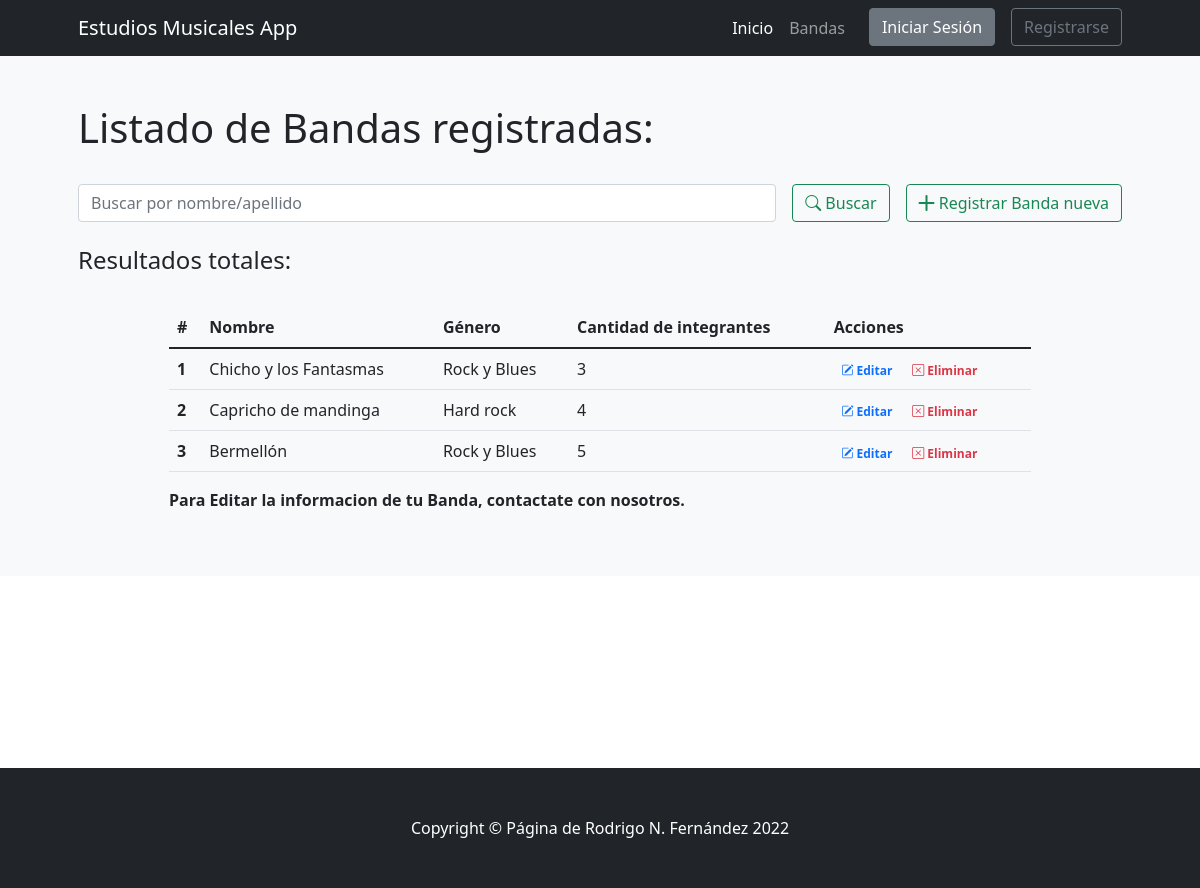
The app's page /bandas/, older data.
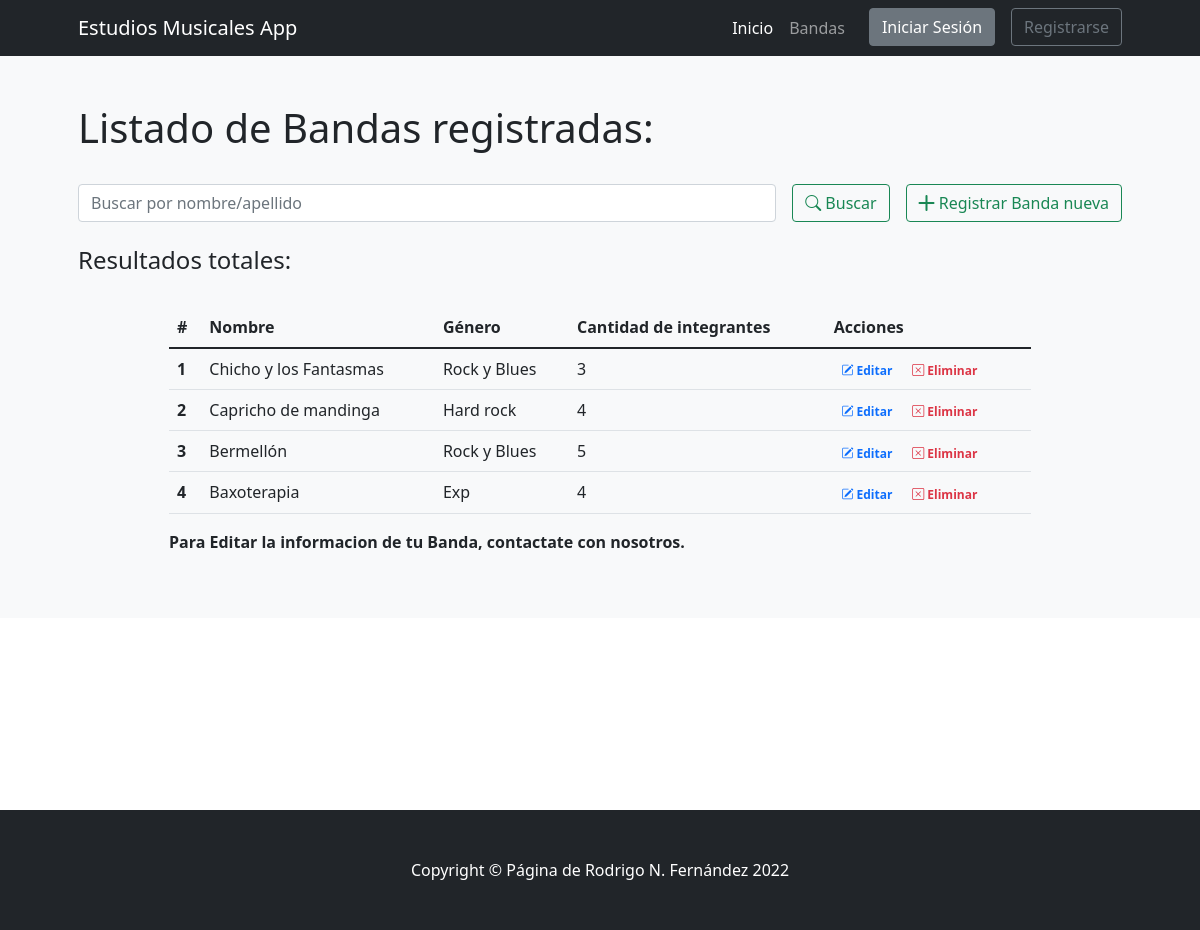
The same page, newer data.
### ProyectoCoderApp/models.py (models this page shows)
class Bandas(models.Model):
    nombre = models.CharField(max_length=30) # Texto
    genero = models.CharField(max_length=30) # Texto
    cantidad_integrantes = models.IntegerField() # Email - Opcional
    class Meta:
        verbose_name_plural="Bandas"

### ProyectoCoderApp/views.py (the view)
# urls.py: path('bandas/', bandas, name="bandas"),
def bandas(request):
    if request.method == "POST":
        search = request.POST["search"]
        if search != "":
            bandas = Bandas.objects.filter( Q(nombre__icontains=search) | Q(genero__icontains=search) ).values()
            return render(request,"ProyectoCoderApp/bandas.html",{"bandas":bandas, "search":True, "busqueda":search})
    bandas = Bandas.objects.all()
    return render(request,"ProyectoCoderApp/bandas.html",{"bandas":bandas})

### ProyectoCoderApp/templates/ProyectoCoderApp/bandas.html (shortened to what this page needs)
{% extends 'ProyectoCoderApp/base.html' %}
{% load static %}
{% block contenidoPagina %}
<section class="bg-light py-5">
    <div class="container px-5">
        <h1>Listado de Bandas registradas:</h1>
        <br>
        <div class="row gx-5 justify-content-center">
            <div class="col-lg-12">
                <form class="d-flex my-2 my-lg-0" action="" method="post">
                    <input class="flex-grow-0 form-control mr-sm-2" type="search" name="search" placeholder="Buscar por nombre/apellido" aria-label="Search">
                    <button class="btn btn-outline-success text-nowrap ms-3 my-2 my-sm-0" type="submit"> <i class="bi bi-search"></i> Buscar</button>
                    <a class="btn btn-outline-success text-nowrap ms-3 my-2 my-sm-0" href="{% url 'crear_banda' %}"> <i class="bi bi-plus-lg"></i> Registrar Banda nueva</a>
                </form>
            </div>
        </div>
        <br>
        <h4>Resultados
            {% if search %}
                para "{{busqueda}}":
            {% else %}
                totales:
            {% endif %}
        </h4>
        <br>
        <div class="row gx-5 justify-content-center">
            <div class="col-lg-10 table-responsive">
                <table class="table table-theme">
                    <thead>
                        <tr>
                            <th scope="col">#</th>
                            <th scope="col">Nombre</th>
                            <th scope="col">Género</th>
                            <th scope="col">Cantidad de integrantes</th>
                            <th scope="col">Acciones</th>
                        </tr>
                    </thead>
                    <tbody>
                        {% for banda in bandas %}
                            <tr>
                                <th scope="row">{{forloop.counter}}</th>
                                <td>{{banda.nombre}}</td>
                                <td>{{banda.genero}}</td>
                                <td>{{banda.cantidad_integrantes}}</td>
                                <td>
                                    <a href="{% url 'editar_banda' banda.id %}" class="text-primary badge badge-primary text-decoration-none"> <i class="bi bi-pencil-square"></i> Editar</a>
                                    <a href="{% url 'eliminar_banda' banda.id %}" class="text-danger badge badge-danger text-decoration-none"> <i class="bi bi-x-square"></i> Eliminar</a>
                                </td>
                            </tr>
                        {% endfor %}
                    </tbody>
                </table>
                <b>
                    <p>Para Editar la informacion de tu Banda, contactate con nosotros.</p>
                </b>
            </div>
        </div>
    </div>
</section>
{% endblock %}

### ProyectoCoderApp/templates/ProyectoCoderApp/base.html (shortened to what this page needs)
{% load static %}
<!DOCTYPE html>
<html lang="es">
    <head>
        <link href="https://cdn.jsdelivr.net/npm/bootstrap-icons@1.4.1/font/bootstrap-icons.css" rel="stylesheet" />
        <link href="{% static 'css/styles.css' %}" rel="stylesheet" />
    </head>
    <body>
        <nav class="navbar navbar-expand-lg navbar-dark bg-dark">
            <div class="container px-5" >
                <a class="navbar-brand" href="{% url 'index' %}">Estudios Musicales App</a>
                <div class="collapse navbar-collapse" id="navbarSupportedContent">
                    <ul class="navbar-nav ms-auto mb-2 mb-lg-0">
                        <li class="nav-item"><a class="nav-link active" aria-current="page" href="{% url 'index' %}">Inicio</a></li>
                        <li class="nav-item"><a class="nav-link" href="{% url 'bandas' %}">Bandas</a></li>
                        {% if user.is_authenticated %}
                            <img class="rounded" src="{{url}}" alt="" srcset="" style="height: 35px;">
                            <li class="nav-item"><p class="text-light my-2 mx-3"> Hola, <b>{{user.username}}</b>!</p></li>
                            <li class="nav-item"><a class="btn btn-secondary" href="{% url 'logout' %}">Cerrar Sesión</a></li>
                        {% else %}
                            <li class="nav-item"><a class="btn btn-secondary mx-3 " href="{% url 'login' %}">Iniciar Sesión</a></li>
                            <li class="nav-item"><a class="btn btn-outline-secondary" href="{% url 'register' %}">Registrarse</a></li>
                        {% endif %}
                    </ul>
                </div>
            </div>
        </nav>
        {% block contenidoPagina %}
        {% endblock %}
<br><br><br><br><br><br><br><br>
        <footer class="py-5 bg-dark">
            <div class="container px-5"><p class="m-0 text-center text-white">Copyright &copy; Página de Rodrigo N. Fernández 2022</p></div>
        </footer>
    </body>
</html>

Row changes from the older to the newer data that the page shows:
added Bandas: nombre "Baxoterapia", genero "Exp", cantidad_integrantes "4"
